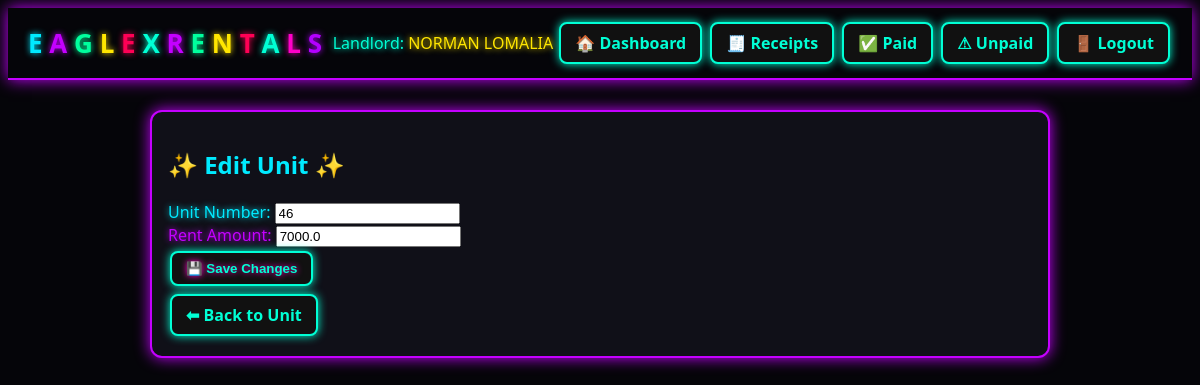
/unit/1/edit (signed in), run on the app's committed database.
### app.py (models this page shows)
class Landlord(UserMixin, db.Model):
    id = db.Column(db.Integer, primary_key=True)
    first_name = db.Column(db.String(80), nullable=False)
    last_name = db.Column(db.String(80), nullable=False)
    email = db.Column(db.String(120), unique=True, nullable=False)
    phone = db.Column(db.String(50))
    password_hash = db.Column(db.String(200), nullable=False)
    buildings = db.relationship('Building', backref='landlord', cascade='all, delete-orphan')
    @property
    def full_name(self):
        return f"{self.first_name} {self.last_name}"

class Unit(db.Model):
    id = db.Column(db.Integer, primary_key=True)
    number = db.Column(db.String(50), nullable=False)
    rent_amount = db.Column(db.Float, default=0.0)
    building_id = db.Column(db.Integer, db.ForeignKey('building.id'), nullable=False)
    tenant = db.relationship('Tenant', uselist=False, backref='unit')

### app.py (the view)
@app.route('/unit/<int:uid>/edit', methods=['GET', 'POST'])
@login_required
def edit_unit(uid):
    unit = Unit.query.join(Building).filter(
        Unit.id == uid,
        Building.landlord_id == current_user.id
    ).first_or_404()
    if request.method == 'POST':
        unit.number = request.form['number'].strip()
        unit.rent_amount = float(request.form.get('rent_amount') or 0)
        db.session.commit()
        flash("Unit updated successfully", "success")
        return redirect(url_for('unit_detail', uid=uid))
    return render_template('edit_unit.html', unit=unit)

### app.py (called while the page is built)
@login_manager.user_loader
def load_user(user_id):
    return Landlord.query.get(int(user_id))

### templates/edit_unit.html
{% extends "base.html" %}
{% block content %}
<div class="card">
  <h2 class="neon-heading-green">✨ Edit Unit ✨</h2>
  <form method="POST">
    <label class="neon-blue">Unit Number:</label>
    <input type="text" name="number" value="{{ unit.number }}" class="neon-input"><br>
    <label class="neon-purple">Rent Amount:</label>
    <input type="text" name="rent_amount" value="{{ unit.rent_amount }}" class="neon-input"><br>
    <button type="submit" class="btn neon-pink">💾 Save Changes</button>
  </form>
  <a class="btn neon-cyan" href="{{ url_for('unit_detail', uid=unit.id) }}">⬅ Back to Unit</a>
</div>
{% endblock %}

### templates/base.html (shortened to what this page needs)
<!doctype html>
<html lang="en">
<head>
  <link rel="stylesheet" href="{{ url_for('static', filename='css/neon.css') }}">
</head>
<body class="theme-dark">
  <header>
    <div class="header-title">
      <span class="logo-text">
        <span class="neon-blue">E</span>
        <span class="neon-purple">A</span>
        <span class="neon-green">G</span>
        <span class="neon-yellow">L</span>
        <span class="neon-red">E</span>
        <span class="neon-aqua">X</span>
        <span class="neon-purple">R</span>
        <span class="neon-green">E</span>
        <span class="neon-yellow">N</span>
        <span class="neon-red">T</span>
        <span class="neon-aqua">A</span>
        <span class="neon-pink">L</span>
        <span class="neon-violet">S</span>
      </span>
    </div>
    <div class="header-actions">
      {% if current_user.is_authenticated %}
        <span class="neon-aqua">
          Landlord:
          <span class="neon-yellow">{{ current_user.full_name }}</span>
        </span>
        <a class="btn" href="{{ url_for('dashboard') }}">🏠 Dashboard</a>
        <a class="btn" href="{{ url_for('receipts') }}">🧾 Receipts</a>
        <a class="btn" href="{{ url_for('paid_tenants') }}">✅ Paid</a>
        <a class="btn" href="{{ url_for('unpaid_tenants') }}">⚠ Unpaid</a>
        <a class="btn" href="{{ url_for('logout') }}">🚪 Logout</a>
      {% endif %}
    </div>
  </header>
  <main class="container">
    {% block content %}{% endblock %}
  </main>
</body>
</html>

### static/css/neon.css (style rules this page uses)
:root { --neon-blue: #00eaff; --neon-purple: #c400ff; --neon-pink: #ff00c8; --neon-aqua: #00ffd5; --neon-violet: #b300ff; --neon-green: #00ff9d; --neon-yellow: #ffe600; --neon-red: #ff0055; }
body.theme-dark { background: #050509; color: var(--neon-blue); font-family: 'Segoe UI', sans-serif; }
.container { max-width: 900px; margin: 20px auto; padding: 10px; }
header { display: flex; justify-content: space-between; align-items: center; padding: 10px 20px; border-bottom: 2px solid var(--neon-purple); box-shadow: 0 0 15px var(--neon-purple); }
.logo-text { font-size: 26px; font-weight: 900; }
.neon-blue { color: var(--neon-blue); text-shadow: 0 0 6px var(--neon-blue); }
.neon-purple { color: var(--neon-purple); text-shadow: 0 0 6px var(--neon-purple); }
.neon-pink { color: var(--neon-pink); text-shadow: 0 0 6px var(--neon-pink); }
.neon-aqua { color: var(--neon-aqua); text-shadow: 0 0 6px var(--neon-aqua); }
.neon-violet { color: var(--neon-violet); text-shadow: 0 0 6px var(--neon-violet); }
.neon-green { color: var(--neon-green); text-shadow: 0 0 6px var(--neon-green); }
.neon-yellow { color: var(--neon-yellow); text-shadow: 0 0 6px var(--neon-yellow); }
.neon-red { color: var(--neon-red); text-shadow: 0 0 6px var(--neon-red); }
h1, h2, h3, h4 { font-weight: 800; }
.btn { padding: 8px 14px; border-radius: 8px; border: 2px solid var(--neon-aqua); background: #111; color: var(--neon-aqua); font-weight: 700; cursor: pointer; text-decoration: none; display: inline-block; margin: 4px 2px; box-shadow: 0 0 10px var(--neon-aqua); transition: 0.2s; }
.card { background: #101018; border: 2px solid var(--neon-purple); box-shadow: 0 0 15px var(--neon-purple); padding: 16px; border-radius: 12px; margin-bottom: 20px; }

### data on the page
Landlord: full_name "NORMAN LOMALIA"
Unit: number "46", rent_amount "7000.0"
